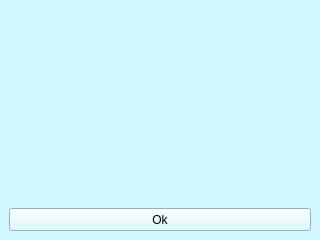
<?xml version="1.0" encoding="UTF-8"?>
<ui version="4.0">
 <class>MainWindow</class>
 <widget class="QMainWindow" name="MainWindow">
  <property name="geometry">
   <rect>
    <x>0</x>
    <y>0</y>
    <width>320</width>
    <height>240</height>
   </rect>
  </property>
  <property name="minimumSize">
   <size>
    <width>320</width>
    <height>240</height>
   </size>
  </property>
  <property name="maximumSize">
   <size>
    <width>320</width>
    <height>240</height>
   </size>
  </property>
  <property name="windowTitle">
   <string>MainWindow</string>
  </property>
  <property name="styleSheet">
   <string notr="true">background-color: rgb(210, 248, 255);</string>
  </property>
  <widget class="QWidget" name="centralwidget">
   <widget class="QPushButton" name="pushButton">
    <property name="geometry">
     <rect>
      <x>9</x>
      <y>208</y>
      <width>302</width>
      <height>23</height>
     </rect>
    </property>
    <property name="minimumSize">
     <size>
      <width>302</width>
      <height>23</height>
     </size>
    </property>
    <property name="maximumSize">
     <size>
      <width>302</width>
      <height>23</height>
     </size>
    </property>
    <property name="text">
     <string>Ok</string>
    </property>
   </widget>
  </widget>
 </widget>
 <resources/>
 <connections/>
</ui>
